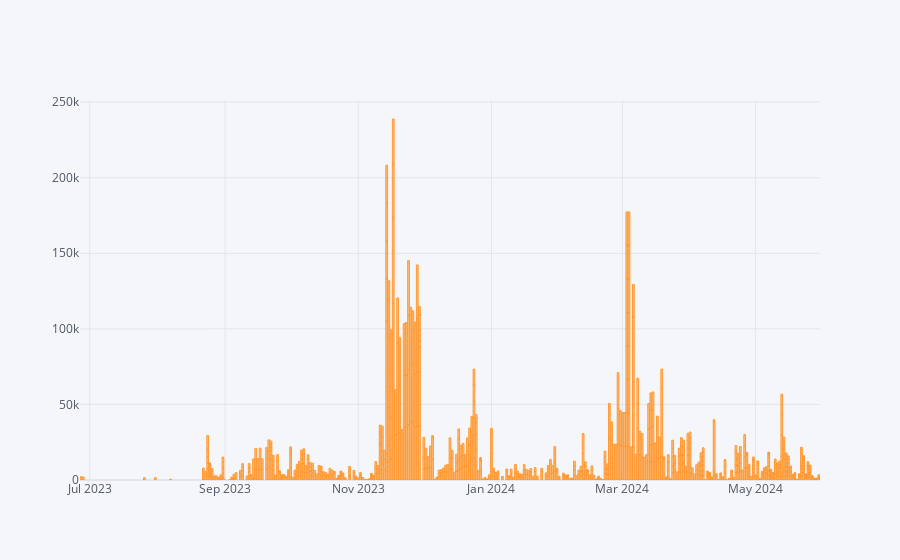

Here is the notebook cell this chart was saved with:
### Code cell
p1_transaction.iplot(kind='bar',x='valueDate',y='currentBalance',mode='lines+markers')

### Figure 1 — Plotly figure (JSON) as saved in the notebook; plotly's stock layout.template omitted (floating-point values rounded to 4 significant figures; data arrays with more than 128 entries replaced by an {"elided": "..."} marker saying what was removed)
{"data": [{"marker": {"color": "rgba(255, 153, 51, 0.6)", "line": {"color": "rgba(255, 153, 51, 1.0)", "width": 1}}, "name": "currentBalance", "orientation": "v", "text": "", "type": "bar", "x": {"elided": "985 str values"}, "y": {"elided": "985 float values"}}], "layout": {"legend": {"bgcolor": "#F5F6F9", "font": {"color": "#4D5663"}}, "paper_bgcolor": "#F5F6F9", "plot_bgcolor": "#F5F6F9", "title": {"font": {"color": "#4D5663"}}, "xaxis": {"gridcolor": "#E1E5ED", "showgrid": true, "tickfont": {"color": "#4D5663"}, "title": {"font": {"color": "#4D5663"}, "text": ""}, "zerolinecolor": "#E1E5ED"}, "yaxis": {"gridcolor": "#E1E5ED", "showgrid": true, "tickfont": {"color": "#4D5663"}, "title": {"font": {"color": "#4D5663"}, "text": ""}, "zerolinecolor": "#E1E5ED"}}}
